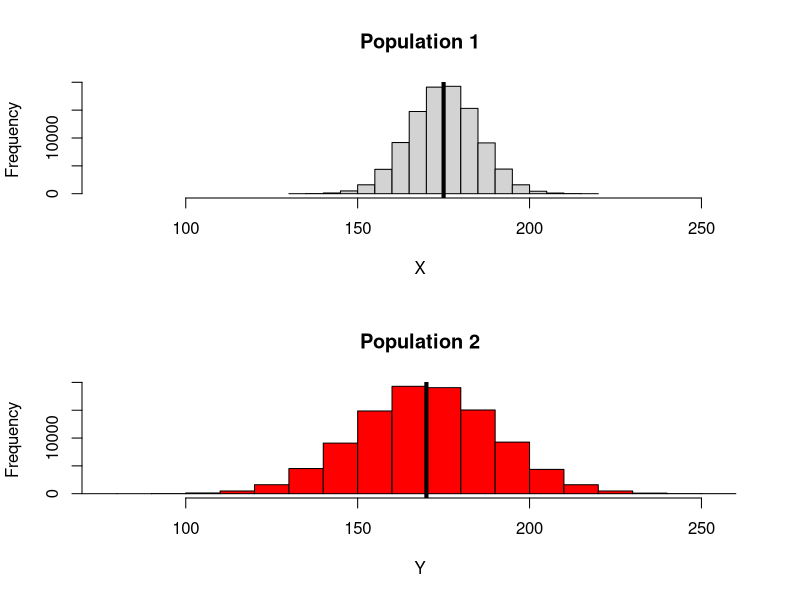
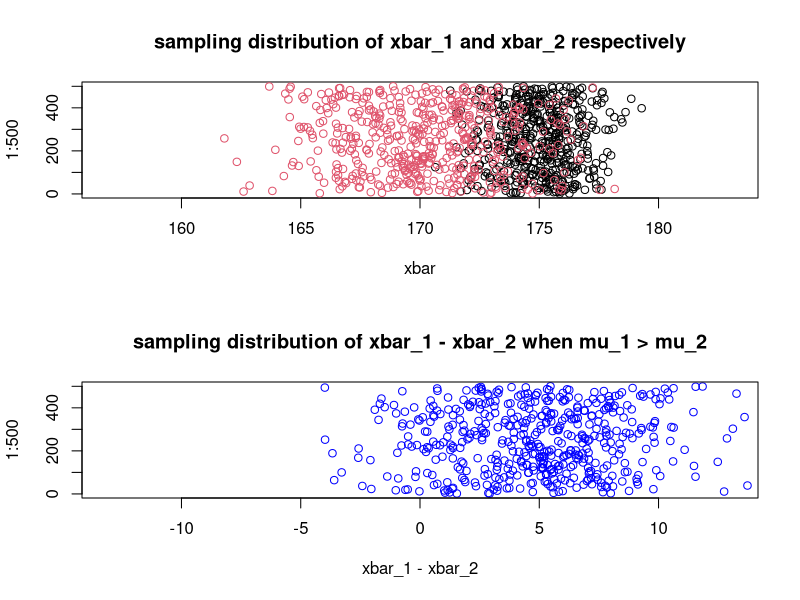
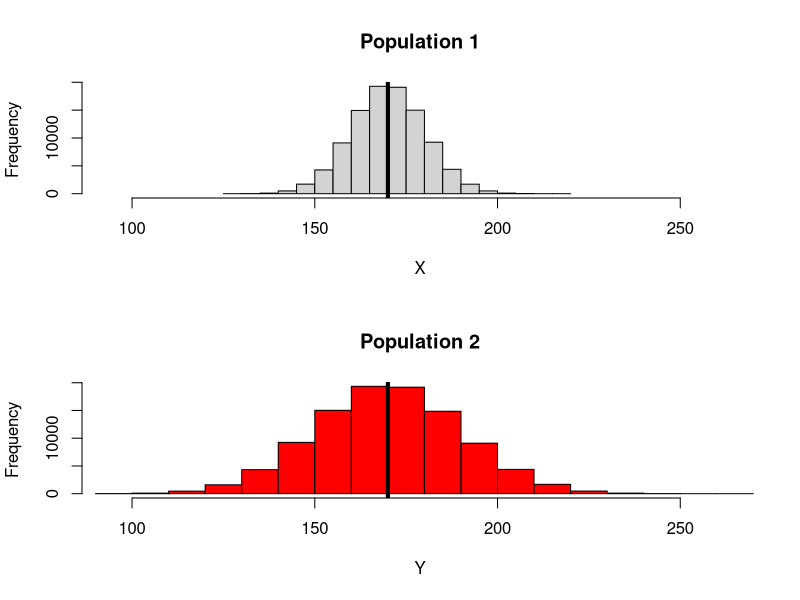
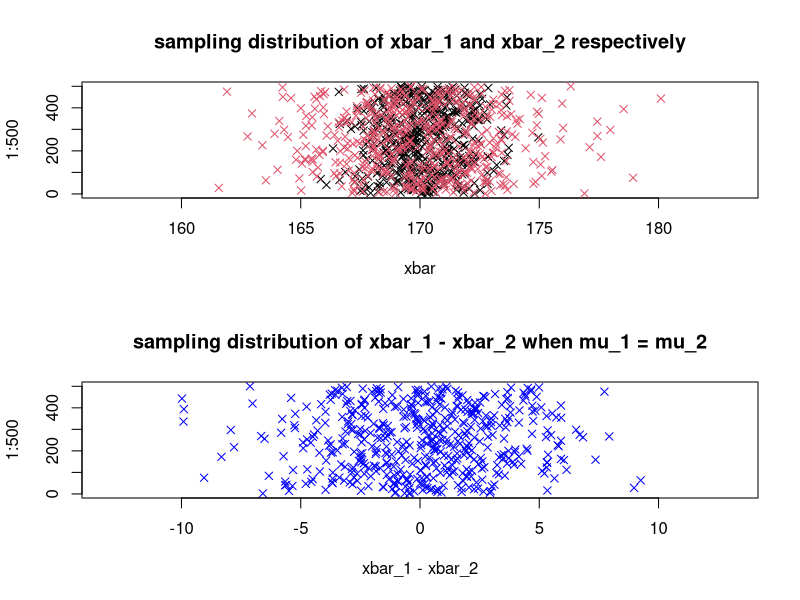

Reproduce these figures in R, in order.
pdf ("twosamplemeans_H1.pdf")

mu1 <- 175
mu2 <- 170

X <- rnorm (100000, mu1, 10)
Y <- rnorm (100000, mu2, 20)

xlim <- range (X,Y)

par (mfrow = c(2,1))
hist (X, main = "Population 1", xlim = xlim)
abline (v = mu1, lwd = 4)
hist (Y, main = "Population 2", xlim = xlim, col = "red")
abline (v = mu2, lwd = 4)
## sample size = 20
sample1_xbar <- replicate (500, mean(sample (X, size = 50, replace = T) ) )
sample1_ybar <- replicate (500, mean(sample (Y, size = 50, replace = T) ) )

diff_xbar_ybar <- sample1_xbar - sample1_ybar

rn <- range (sample1_xbar, sample1_ybar)
qrn <- (rn[2] - rn[1])/2

plot (sample1_xbar, 1:500, col = 1, pch = 1, xlim = 170 + 1.5*c(-qrn, qrn), xlab = "xbar",
      main = "sampling distribution of xbar_1 and xbar_2 respectively")
points (sample1_ybar, 1:500, col = 2, pch = 1)

plot (diff_xbar_ybar, 1:500, xlim = 0 + 1.5*c(-qrn, qrn), main = "sampling distribution of xbar_1 - xbar_2 when mu_1 > mu_2", xlab = "xbar_1 - xbar_2", col = "blue")

dev.off()

pdf ("twosamplemeans_H0.pdf")

mu1 <- 170
mu2 <- 170

X <- rnorm (100000, mu1, 10)
Y <- rnorm (100000, mu2, 20)

xlim <- range (X,Y)

par (mfrow = c(2,1))
hist (X, main = "Population 1", xlim = xlim)
abline (v = mu1, lwd = 4)
hist (Y, main = "Population 2", xlim = xlim, col = "red")
abline (v = mu2, lwd = 4)
## sample size = 20
sample1_xbar <- replicate (500, mean(sample (X, size = 50, replace = T) ) )
sample1_ybar <- replicate (500, mean(sample (Y, size = 50, replace = T) ) )

diff_xbar_ybar <- sample1_xbar - sample1_ybar


plot (sample1_xbar, 1:500, col = 1, pch = 4, xlim = 170 + 1.5*c(-qrn, qrn), xlab = "xbar",
      main = "sampling distribution of xbar_1 and xbar_2 respectively")
points (sample1_ybar, 1:500, col = 2, pch = 4)

plot (diff_xbar_ybar, 1:500, xlim = 0 + 1.5*c(-qrn, qrn), main = "sampling distribution of xbar_1 - xbar_2 when mu_1 = mu_2", xlab = "xbar_1 - xbar_2", col = "blue", pch = 4)

dev.off()
